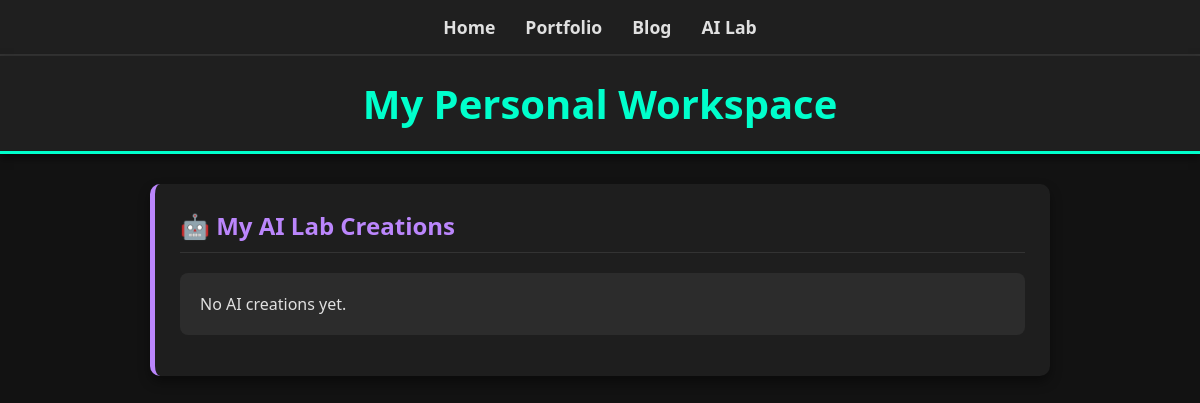
The page /ai-lab/ on the database as committed earlier.
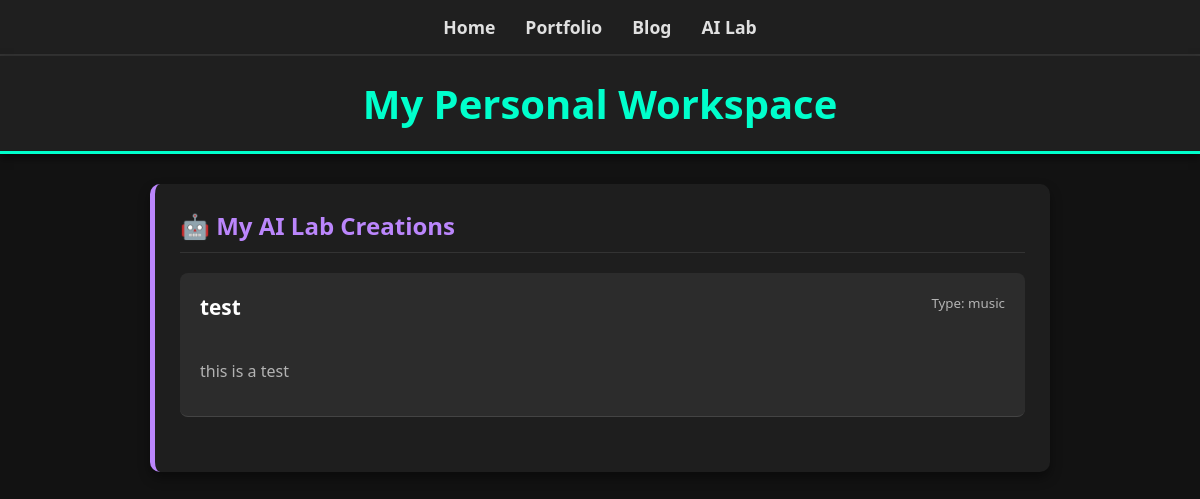
The same page on the database as committed later.
### ai_lab/models.py (models this page shows, shortened)
class AICreation(models.Model):
    title = models.CharField(max_length=200)
    description = models.TextField()
    creation_type = models.CharField(max_length=100)
    link = models.URLField(blank=True)
    image = models.ImageField(upload_to='ai_images/', blank=True, null=True)

### ai_lab/views.py (the view)
# urls.py: path('ai-lab/', ai_lab_views.ai_lab_page, name='ai_lab'),
def ai_lab_page(request):
    ai_creations = AICreation.objects.all()
    context = {'ai_creations': ai_creations}
    return render(request, 'ai_lab.html', context)

### templates/ai_lab.html (shortened to what this page needs)
{% extends 'base.html' %}
{% block content %}
<div class="container">
    <div class="section-card">
        <h2>🤖 My AI Lab Creations</h2>
        <ul>
            {% for ai in ai_creations %}
                <li style="margin-bottom: 30px; border-bottom: 1px solid #444; padding-bottom: 15px;">
                    <strong><a href="{% url 'ai_lab_detail' ai.id %}" style="color: white; text-decoration: none;">{{ ai.title }}</a></strong>
                    <small style="float: right;">Type: {{ ai.creation_type }}</small>
                    <br><br>
                    <p>{{ ai.description }}</p>
                </li>
            {% empty %}
                <li>No AI creations yet.</li>
            {% endfor %}
        </ul>
    </div>
</div>
{% endblock %}

Rows that differ between the two databases and show on the page:
added AICreation: title "test", creation_type "music", description "this is a test"
Other text that changed with them:
text no longer shown: "No AI creations yet."
